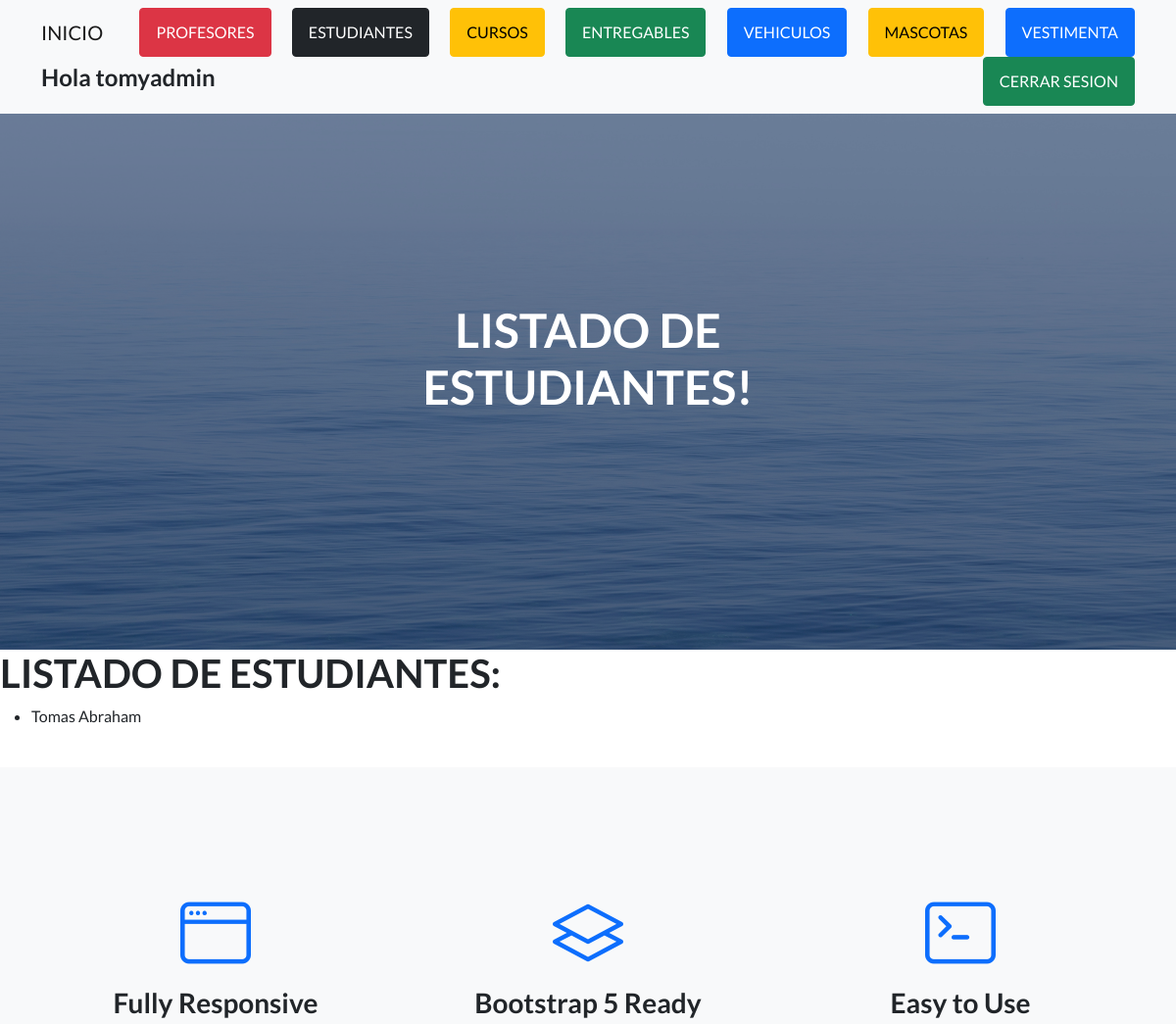
The app's page /AppCoder/estudiante/list/ (signed in, upper part), older data.
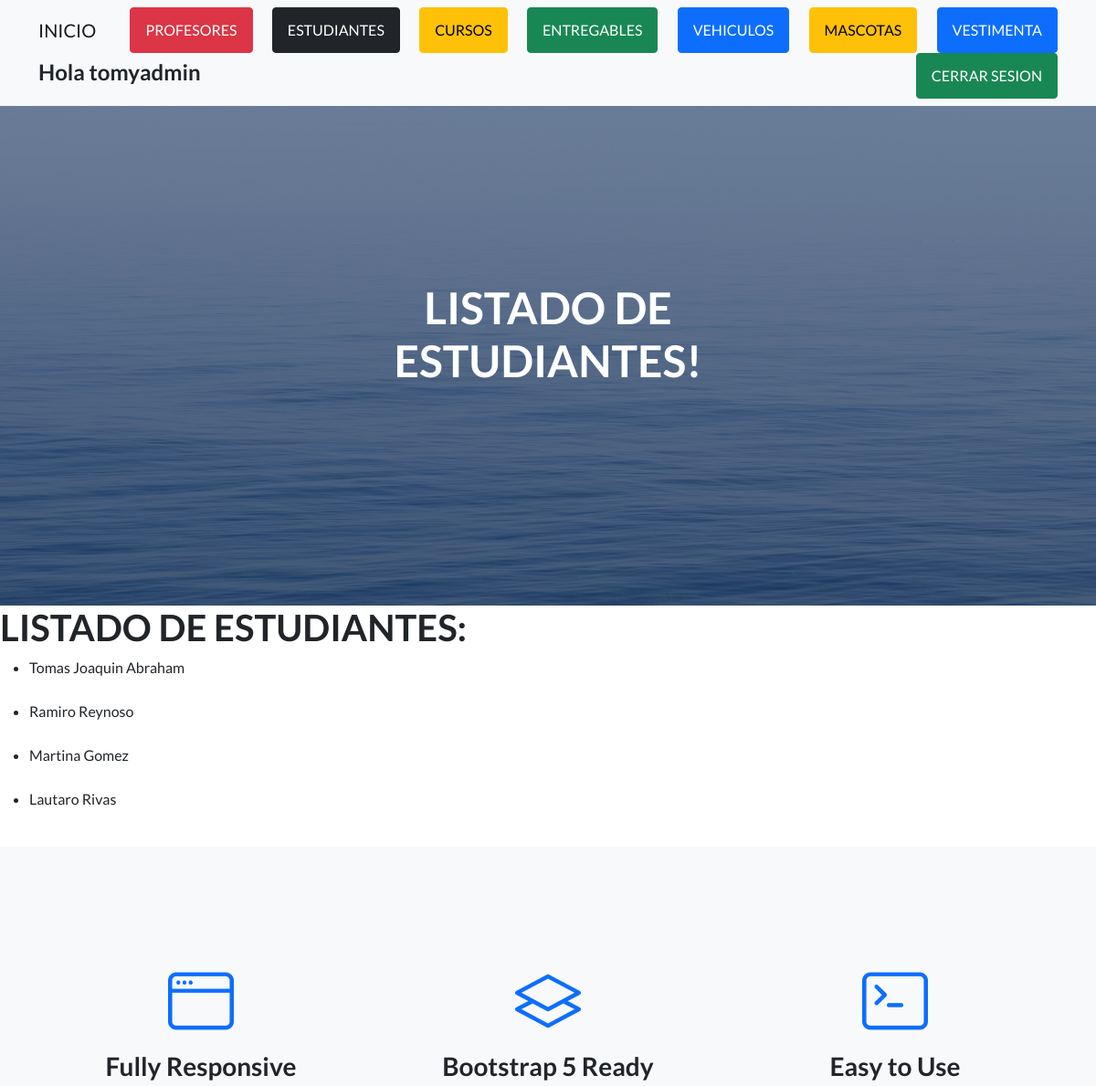
The same page, newer data.
### AppCoder/models.py (models this page shows)
class Estudiante(models.Model):
    nombre= models.CharField(max_length=50)
    apellido= models.CharField(max_length=50)
    email= models.EmailField()
    def __str__(self):
        return f'{self.nombre} {self.apellido}'

### AppCoder/views.py (the view)
# urls.py: path("estudiante/list/", EstudianteList.as_view(), name="estudiante_listar"),
class EstudianteList(LoginRequiredMixin, ListView):
    model=Estudiante
    template_name="AppCoder/leerEstudiantes.html"

### AppCoder/templates/AppCoder/leerEstudiantes.html
{% extends "AppCoder/padre.html" %}
{% load static %}
{% block titulo %}
<h1 class="mb-5">LISTADO DE ESTUDIANTES!</h1>
{% endblock %}
{% block contenido %}
<h1>LISTADO DE ESTUDIANTES:</h1>
<ul>
    {% for estudiante in object_list %}
    <li>{{ estudiante }}</li>
    <br>
    {% endfor %}
</ul>
{% endblock %}

Row changes from the older to the newer data that the page shows:
changed Estudiante: nombre+apellido "Tomas Abraham" → "Tomas Joaquin Abraham"
added Estudiante: nombre+apellido "Ramiro Reynoso"
added Estudiante: nombre+apellido "Martina Gomez"
added Estudiante: nombre+apellido "Lautaro Rivas"
